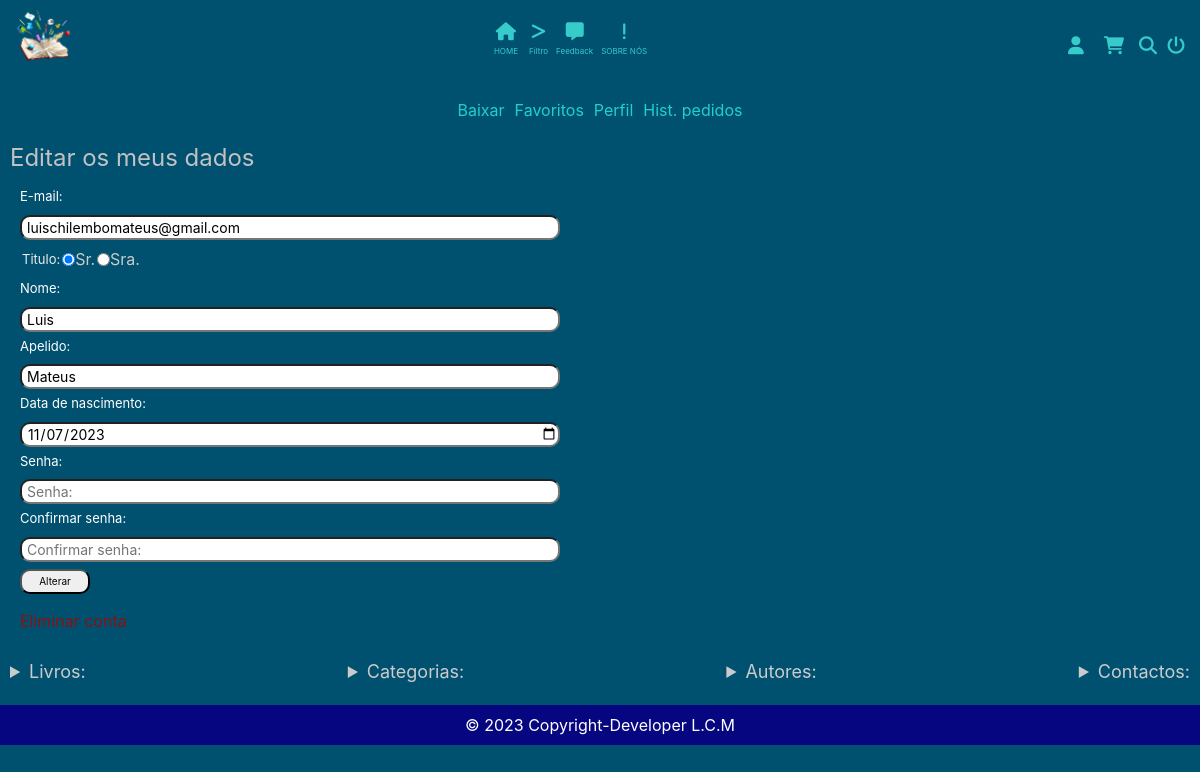
The page /usuarios/meu_perfil/6 (signed in) on the database its author committed.
### tables this page shows
CREATE TABLE `usuario` (
  `id_usuario` int(6) NOT NULL,
  `titulo` varchar(5) NOT NULL,
  `nome` varchar(50) NOT NULL,
  `apelido` varchar(50) NOT NULL,
  `email` varchar(100) NOT NULL,
  `data_nascimento` date NOT NULL,
  `senha` varchar(50) NOT NULL
);

### app/Controllers/Usuarios.php (called while the page is built, shortened)
<?php
class Usuarios extends Controller
{
    public function __construct()
    {
        $this->usuarioModel = $this->model('Usuario');
    }
    public function meu_perfil($id){
        if($_SESSION['usuario_id'] == $id):
           $formulario = filter_input_array(INPUT_POST, FILTER_SANITIZE_STRING);
           if(isset($formulario)):
               $dados = [
                'id' => $id,
                'titulo' => trim($formulario['titulo']),
                'nome' => trim($formulario['nome']),
                'apelido' => trim($formulario['apelido']),
                'email' => trim($formulario['email']),
                'senha' => trim($formulario['senha']),
                'confirmar_senha' => trim($formulario['confirmar_senha']),
                'data_nascimento' => trim($formulario['data_nascimento']),
                'titulo_erro' => '',
                'nome_erro' => '',
                'apelido_erro' => '',
                'email_erro' => '',
                'senha_erro' => '',
                'confirmar_senha_erro' => '',
                'data_nascimento_erro' => ''
            ];
               if(in_array("", $formulario)):
                if (empty($formulario['nome'])) :
                    $dados['nome_erro'] = 'Preencha o campo nome';
                endif;
                if (empty($formulario['apelido'])) :
                    $dados['apelido_erro'] = 'Digite o seu apelido';
                endif;
                if (empty($formulario['email'])) :
                    $dados['email_erro'] = 'Preencha o campo email';
                endif;
                if (empty($formulario['titulo'])) :
                    $dados['titulo_erro'] = 'Selecione um titulo';
                endif;
                if (empty($formulario['senha'])) :
                    $dados['senha_erro'] = 'Preencha o campo senha';
                endif;
                if (empty($formulario['confirmar_senha'])) :
                    $dados['confirmar_senha_erro'] = 'Preencha o campo confirmar senha';
                endif;
    if (empty($formulario['data_nascimento'])) :
                    $dados['data_nascimento_erro'] = 'Preencha o campo data de nascimento';
                endif;
               else:
                  if($this->usuarioModel->atualizar($dados)):
                       Sessao::mensagem('usuario','Os seus dados foram atualizados com sucesso');
                   else:
                       die("Erro ao atualizar os seus dados no banco de dados");
                   endif;
                   echo 'Preparado para atualizar os dados do usuario';
               endif;
           else:
               $usuario = $this->usuarioModel->lerUsuarioPorId($id);
               $dados = [
                'id' => $usuario->id_isuario,
                'titulo' => $usuario->titulo,
                'nome' => $usuario->nome,
                'apelido' => $usuario->apelido,
                'email' => $usuario->email,
                'senha' => '',
                'data_nascimento' => $usuario->data_nascimento,
                'confirmar_senha' => '',
                'titulo_erro' => '',
                'nome_erro' => '',
                'apelido_erro' => '',
                'email_erro' => '',
                'senha_erro' => '',
                'confirmar_senha_erro' => '',
                'data_nascimento_erro' => ''
            ];
           endif;
        else:
            Sessao::mensagem('livro', 'Você não tem autorização para acessar está conta');
            Url::redirecionar('paginas/index');
        endif;
        $this->view('usuarios/meu_perfil', $dados);
     }
}

### app/Libraries/Rota.php (called while the page is built, shortened)
<?php
class Rota{
    private $metodo = 'index';
    public function __construct()
    {
        $url = $this->url() ? $this->url() : [0];
        if(file_exists('../app/Controllers/'.ucwords($url[0]).'.php')):
            unset($url[0]);
        endif;
        $this->controlador = new $this->controlador;
        if(isset($url[1])):
            if(method_exists($this->controlador, $url[1])):
                $this->metodo = $url[1];
                unset($url[1]);
            endif;
        endif;
        $this->parametros = $url ? array_values($url) : [];
        call_user_func_array([$this->controlador, $this->metodo], $this->parametros);
    }
    private function url(){
        $url = filter_input(INPUT_GET,'url', FILTER_SANITIZE_URL);
        if(isset($url)):
            $url = trim(rtrim($url,'/'));
            $url = explode('/', $url);
            return $url;
        endif;
    }
}

### app/Libraries/Database.php (called while the page is built, shortened)
<?php
class Database {
    private $host = DB['HOST'];
    private $usuario = DB['USUARIO'];
    private $senha = DB['SENHA'];
    private $banco = DB['BANCO'];
    private $porta = DB['PORTA'];
    private $dbh;
    private $stmt;
    public function __construct()
    {
        $dsn = 'mysql:host='.$this->host.';port='.$this->porta.';dbname='.$this->banco;
        $opcoes = [
            PDO::ATTR_PERSISTENT => true,
            PDO::ATTR_ERRMODE => PDO::ERRMODE_EXCEPTION
        ];
        try {
            $this->dbh = new PDO($dsn, $this->usuario, $this->senha, $opcoes);
        } catch (PDOException $e) {
            print "Error!: ".$e->getMessage() . "<br/>";
            die();
        }
    }
    public function query($sql){
        $this->stmt = $this->dbh->prepare($sql);
    }
    public function bind($parametro, $valor, $tipo = null){
        if(is_null($tipo)):
            switch(true):
                default:
                    $tipo = PDO::PARAM_STR;
            endswitch;
        endif;
        $this->stmt->bindValue($parametro, $valor, $tipo);
    }
    public function executa(){
        return $this->stmt->execute();
    }
    public function resultado(){
        $this->executa();
        return $this->stmt->fetch(PDO::FETCH_OBJ);
    }
}

### app/Models/Usuario.php (called while the page is built, shortened)
<?php
class Usuario {
    private $db;
    public function __construct()
    {
        $this->db = new Database();
    }
    public function lerUsuarioPorId($id){
        $this->db->query("SELECT * FROM usuario WHERE id_usuario = :id");
        $this->db->bind("id", $id);
        return $this->db->resultado();
    }
}

### app/autoload.php (called while the page is built, shortened)
<?php
spl_autoload_register(function ($classe){
    $diretorios = [
        'Libraries',
        'Helpers'
    ];
    foreach($diretorios as $diretorio):
        $arquivo = (__DIR__.DIRECTORY_SEPARATOR.$diretorio.DIRECTORY_SEPARATOR.$classe.'.php');
    endforeach;
});

### app/Views/usuarios/meu_perfil.php (the view, shortened to what this page needs)
<section class="links_encomenda">
   <div><a href="<?= URL ?>/carrinhos/BaixarLivros">Baixar</a>
     </div>
     <div><a href="<?= URL ?>/usuarios/livros_favoritos">Favoritos</a>
     </div>
     <div><a href="<?= URL ?>/usuarios/meu_perfil/<?= $_SESSION['usuario_id']; ?>">Perfil</a>
     </div>
     <div><a href="<?= URL ?>/usuarios/historico_pedidos">Hist. pedidos</a>
    </div>
 </section>
  <form name="editar" action="<?=URL?>/usuarios/meu_perfil/<?= $_SESSION['usuario_id']; ?>" method="post">
<fieldset class="fieldset_criar_conta">
  <legend>Editar os meus dados</legend>
  <div>
  <div>
  <label for="" style="margin-top: 3px;">E-mail:</label>
  <input class="input_increver-se" type="text" name="email" id="" placeholder="E-mail:" value="<?= $dados['email']?>">
    </div>
    <div style="margin-left: 7px; display: flex; align-items: center; color: rgb(202, 202, 202);" ><span style="margin-right: 2px;">Titulo:</span><input type="radio" name="titulo" id="" value="Sr."  <?= $dados['titulo'] ==
    "Sr." ? 'checked' : '' ?>>Sr. <input type="radio" style="margin-left: 2px;" name="titulo" id="" value="Sra." <?= $dados['titulo'] ==
    "Sra." ? 'checked' : '' ?>>Sra.  <small class="erro"> <?= $dados['titulo_erro']?></small>
  </div>
    <div>
    <label for="" style="margin-top: 3px;">Nome:</label>
    <input class="input_increver-se" type="text" name="nome" id="" placeholder="Nome:" value="<?= $dados['nome']?>">
    </div>
    <div>
    <label for="" style="margin-top: 3px;">Apelido:</label>
    <input class="input_increver-se" type="text" name="apelido" id="" placeholder="Apelido:" value="<?= $dados['apelido']?>">
  </div>
  <div>
    <label for="" style="margin-top: 3px;">Data de nascimento:</label>
    <input class="input_increver-se" type="date" name="data_nascimento" id="" value="<?= $dados['data_nascimento']?>">
  </div>
  <div>
  <label for="" style="margin-top: 3px;">Senha:</label>
    <input class="input_increver-se" type="text" name="senha" id="" placeholder="Senha:" value="<?= $dados['senha']?>">
  </div>
  <div>
    <label for="" style="margin-top: 3px;">Confirmar senha:</label>
    <input class="input_increver-se" type="text" name="confirmar_senha" id="" placeholder="Confirmar senha:" value="<?= $dados['confirmar_senha']?>">  <small class="erro"> <?= $dados['confirmar_senha_erro']?></small>
  </div>
   <button class="btn_increver-se ml" type="submit">Alterar</button>
    </form>
   <form name="eliminar" action="<?=URL?>/usuarios/deletar/<?= $_SESSION['usuario_id']; ?>" method="post"> <button  class="btn_esquecer ml" style=" margin-left:10px; margin-top:15px; display:block;    color: rgb(140, 16, 16);" >Eliminar conta</button></form>

### public/css/style.css (style rules this page uses)
* { margin: 0; padding: 0; text-decoration: none; transition: all ease 0.1s; }
* a { color: rgb(32, 207, 207); }
html, body { scroll-behavior: smooth; }
body { background-color: rgb(0, 81, 112); }
.input_do_topo, .btn_increver-se, .input_increver-se, .input_pesquisar { height: 25px; border-radius: 10px; }
.input_increver-se { width: 45vw; }
.input_do_topo, .input_increver-se, .input_pesquisar { margin: 0 3px; margin-left: 10px; padding-left: 5px; font-size: 14px; }
.btn_increver-se { font-size: 10px; width: 70px; }
.links_encomenda { display: flex; justify-content: center; flex-wrap: wrap; }
.links_encomenda div { display: flex; align-items: center; padding: 0px 5px; height: 40px; }
.fieldset_criar_conta { border-radius: 10px; margin: 10px; }
.fieldset_criar_conta legend { color: rgb(194, 194, 194); }
.fieldset_criar_conta span { font-size: 13px; color: rgb(236, 236, 236); margin-top: 5px; margin-bottom: 5px; margin-left: 5px; }
.fieldset_criar_conta div { align-items: center; margin-bottom: 5px; }
.btn_esquecer { background-color: transparent; color: rgb(32, 207, 207); border: none; }
.fieldset_criar_conta label { color: white; font-size: 13px; display: block; margin-left: 10px; }
.ml { margin-left: 10px; }

### rows shown on the page
usuario: email "luischilembomateus@gmail.com", titulo "☑", nome "Luis", apelido "Mateus", data_nascimento "11/07/2023"
